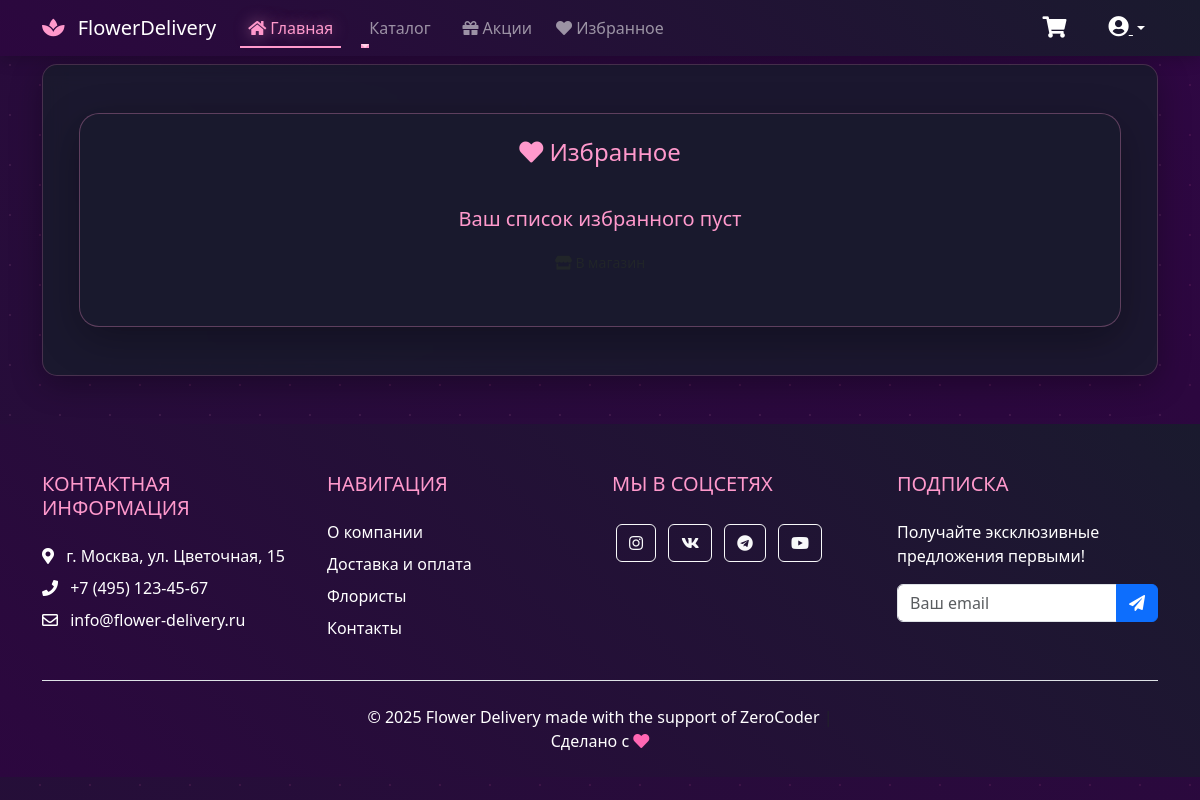
Page /favorites/ (signed in) on the earlier database version.
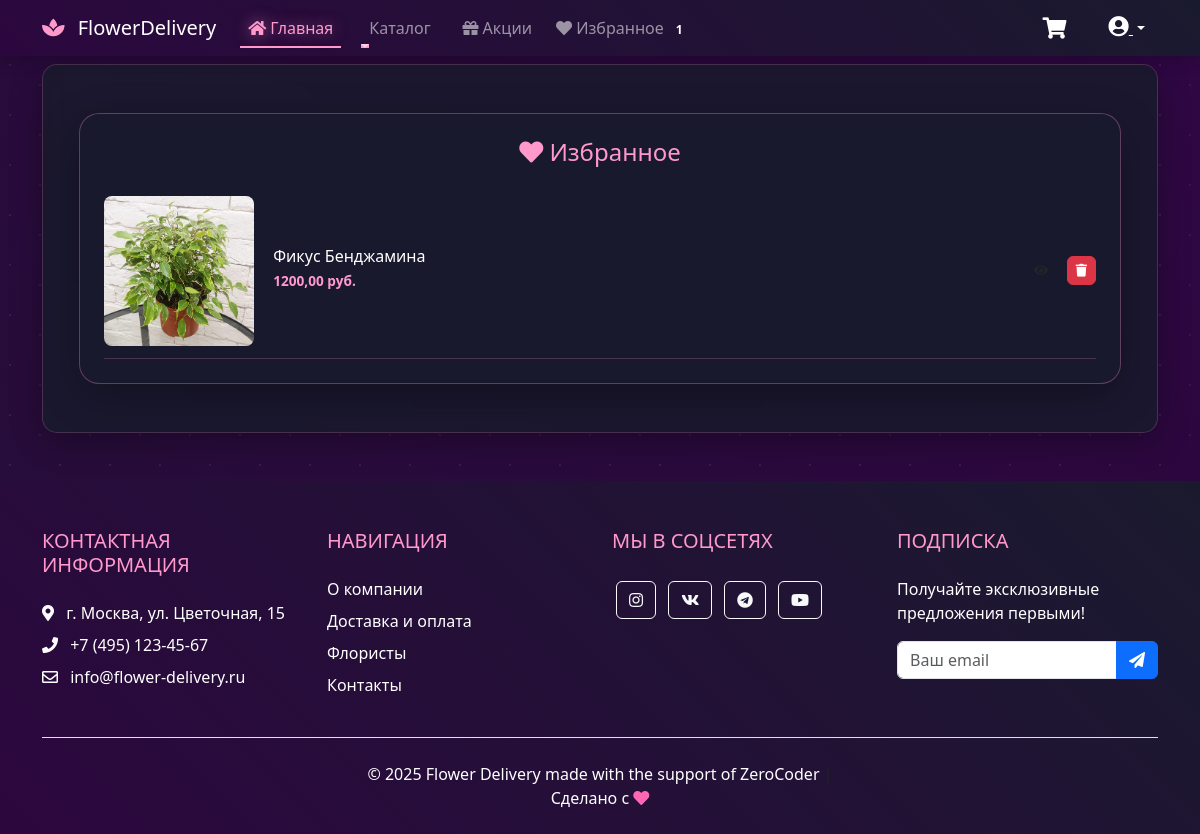
Same page on the later database version.
### flower_app/models.py (models this page shows, shortened)
class Favorite(models.Model):
    user = models.ForeignKey(settings.AUTH_USER_MODEL, on_delete=models.CASCADE)
    product = models.ForeignKey('Product', on_delete=models.CASCADE)
    added_at = models.DateTimeField(auto_now_add=True)
    class Meta:
        unique_together = ('user', 'product')  # Один товар - один раз у пользователя
        verbose_name = 'Избранное'
        verbose_name_plural = 'Избранные товары'

class Product(models.Model):
    CATEGORY_CHOICES = [
        ('product', 'Свежие цветы'),
        ('bouquet', 'Букеты'),
        ('gorshok', 'Комнатные цветы'),
    ]
    category = models.CharField(
        max_length=10,
        choices=CATEGORY_CHOICES,
        default='product'
    )
    name = models.CharField(max_length=100)
    price = models.DecimalField(max_digits=6, decimal_places=2)
    description = models.TextField()
    image = models.ImageField(upload_to='products/')

### flower_app/views.py (the view)
# urls.py: path('favorites/', favorite_list, name='favorite_list'),
@login_required
def favorite_list(request):
    favorites = Favorite.objects.filter(user=request.user).select_related('product')
    return render(request, 'flower_app/favorites.html', {'favorites': favorites})

### flower_app/context_processors.py (called while the page is built)
def favorites(request):
    if request.user.is_authenticated:
        return {
            'user_favorites': Favorite.objects.filter(user=request.user).values_list('product_id', flat=True)
        }
    return {}

### flower_app/templates/flower_app/favorites.html (shortened to what this page needs)
{% extends 'flower_app/base.html' %}
{% block content %}
<div class="container py-4">
    <div class="favorite-container">
        <h2 class="text-center mb-3" style="color: #ff99cc; font-size: 1.5rem;">
            <i class="fas fa-heart"></i> Избранное
        </h2>
        {% if favorites %}
            {% for favorite in favorites %}
            <div class="favorite-item">
                <img src="{{ favorite.product.image.url }}" class="favorite-img" alt="{{ favorite.product.name }}">
                <div class="favorite-info ">
                    <h5 style="color: white">{{ favorite.product.name }}</h5>
                    <p class="price">{{ favorite.product.price }} руб.</p>
                </div>
                <div class="favorite-actions">
                    <a href="{% url 'flower_app:product-detail' favorite.product.id %}" class="btn btn-sm-custom btn-custom">
                        <i class="fas fa-eye"></i>
                    </a>
                    <a href="{% url 'flower_app:favorite_remove' favorite.product.id %}" class="btn btn-sm-custom btn-danger">
                        <i class="fas fa-trash"></i>
                    </a>
                </div>
            </div>
            {% endfor %}
        {% else %}
            <div class="text-center empty-favorites">
                <h5 style="color: #ff99cc;">Ваш список избранного пуст</h5>
                <a href="{% url 'flower_app:product-list' %}" class="btn btn-custom btn-sm mt-2">
                    <i class="fas fa-store"></i> В магазин
                </a>
            </div>
        {% endif %}
    </div>
</div>
{% endblock %}

Differences in the rows shown:
added Favorite: product.image (picture), product.name "Фикус Бенджамина", product.price "1200,00"
Other differences:
{{ user_favorites|length }}: (not shown) → "1"
text no longer shown: "Ваш список избранного пуст"
